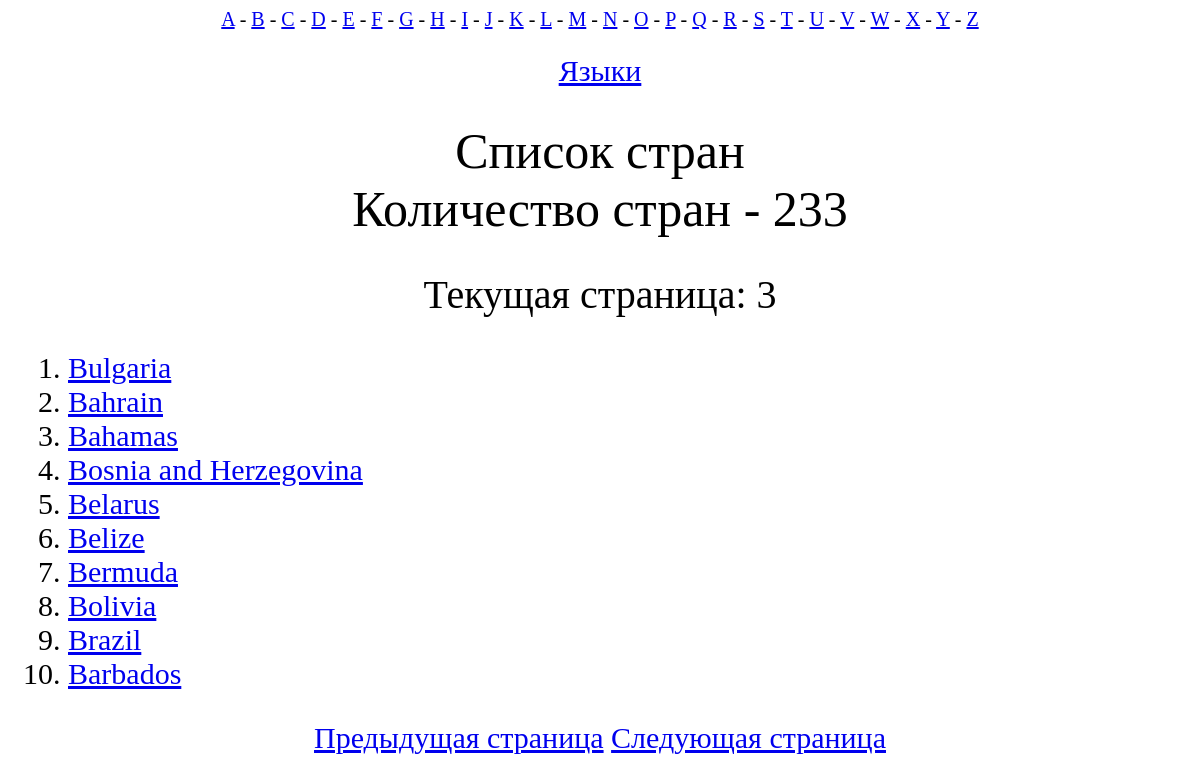
The page /country_list/?page=3 on the database its author committed.
### MainApp/models.py (models this page shows)
class Country(models.Model):
    country = models.CharField(max_length=100)
    languages = models.JSONField()

### MainApp/views.py (the view)
# urls.py: path('country_list/', views.all_countries),
def all_countries(request):
    items = Country.objects.all()
    country_paginator = Paginator(items, 10)
    page_number = request.GET.get('page','1')
    page = country_paginator.get_page(page_number)
    context = {
        'alphabet': alphabet,
        'page': page,
        'count': country_paginator.count
    }
    return render(request, "country_list.html", context)

### templates/country_list.html (shortened to what this page needs)
<!DOCTYPE html>
<html lang="en">
<head>
</head>
<body>
<nav>
{% for char in alphabet %}
    {% if  char != 'Z' %}
        <a href="/letter/{{char}}"> {{ char }}</a> -
    {% else %}
        <a href="/letter/{{char}}"> {{ char }}</a>
    {% endif %}
{% endfor %}
<br>
<br>
<a href='/languages/all' id="under_nav">Языки</a>
</nav>
<h1>Список стран <br> Количество стран - {{ count }} </h1>
<h2>Текущая страница: {{ page.number }}</h2>
<ol>
    {%for item in page.object_list %}
        <li><a href="/{{ item.country }}">{{ item.country }}</a></li>
    {% endfor %}
</ol>
    <div class ="page-links">
        {% if page.has_previous %}
        <a href="/country_list/?page={{ page.previous_page_number }}">Предыдущая страница</a>
        {% endif %}
        {% if page.has_next %}
        <a href="/country_list/?page={{ page.next_page_number }}">Следующая страница</a>
        {% endif %}
    </div>
</body>
</html>

### templates/country_list.html (style rules this page uses)
h1 { font-size: 50px; font-weight: normal; text-align: center; }
h2 { font-size: 40px; font-weight: normal; text-align: center; }
ol { font-size: 30px; font-weight: normal; text-align: left; margin-left: 20px; }
nav { font-size: 20px; font-weight: 500; text-align: center; }
#under_nav { font-size: 30px; font-weight: normal; text-align: center; }
.page-links { text-align: center; margin: auto; font-size: 30px; }

### rows shown on the page
Country: country "Bulgaria"
Country: country "Bahrain"
Country: country "Bahamas"
Country: country "Bosnia and Herzegovina"
Country: country "Belarus"
Country: country "Belize"
Country: country "Bermuda"
Country: country "Bolivia"
Country: country "Brazil"
Country: country "Barbados"

### other values the page prints
{{ char }} "A" "B" "C" "D" "E" "F" "G" "H" "I" "J" "K" "L" "M" "N" "O" "P" "Q" "R" "S" "T" "U" "V" "W" "X" "Y"
{{ char }} "Z"
{{ count }} "233"
{{ page.number }} "3"
